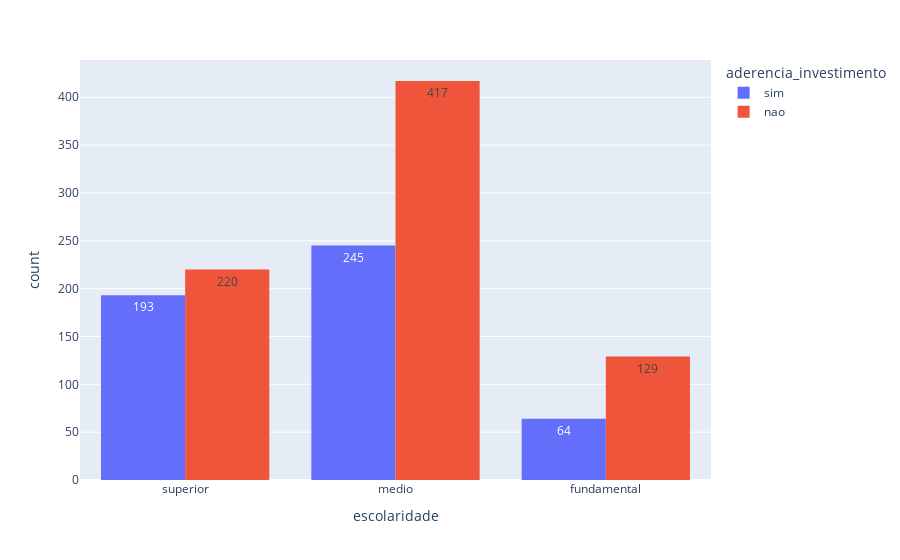

The notebook cell this image was saved under:
### Code cell
# Escolaridade
px.histogram(dados, x = 'escolaridade', text_auto=True, color = 'aderencia_investimento', barmode='group')

### Figure 1 — Plotly figure (JSON) as saved in the notebook; plotly's stock layout.template omitted (floating-point values rounded to 4 significant figures; data arrays with more than 128 entries replaced by an {"elided": "..."} marker saying what was removed)
{"data": [{"alignmentgroup": "True", "bingroup": "x", "hovertemplate": "aderencia_investimento=sim<br>escolaridade=%{x}<br>count=%{y}<extra></extra>", "legendgroup": "sim", "marker": {"color": "#636efa", "pattern": {"shape": ""}}, "name": "sim", "offsetgroup": "sim", "orientation": "v", "showlegend": true, "texttemplate": "%{value}", "type": "histogram", "x": {"elided": "502 str values"}, "xaxis": "x", "yaxis": "y"}, {"alignmentgroup": "True", "bingroup": "x", "hovertemplate": "aderencia_investimento=nao<br>escolaridade=%{x}<br>count=%{y}<extra></extra>", "legendgroup": "nao", "marker": {"color": "#EF553B", "pattern": {"shape": ""}}, "name": "nao", "offsetgroup": "nao", "orientation": "v", "showlegend": true, "texttemplate": "%{value}", "type": "histogram", "x": {"elided": "766 str values"}, "xaxis": "x", "yaxis": "y"}], "layout": {"barmode": "group", "legend": {"title": {"text": "aderencia_investimento"}, "tracegroupgap": 0}, "margin": {"t": 60}, "xaxis": {"anchor": "y", "domain": [0, 1], "title": {"text": "escolaridade"}}, "yaxis": {"anchor": "x", "domain": [0, 1], "title": {"text": "count"}}}}
